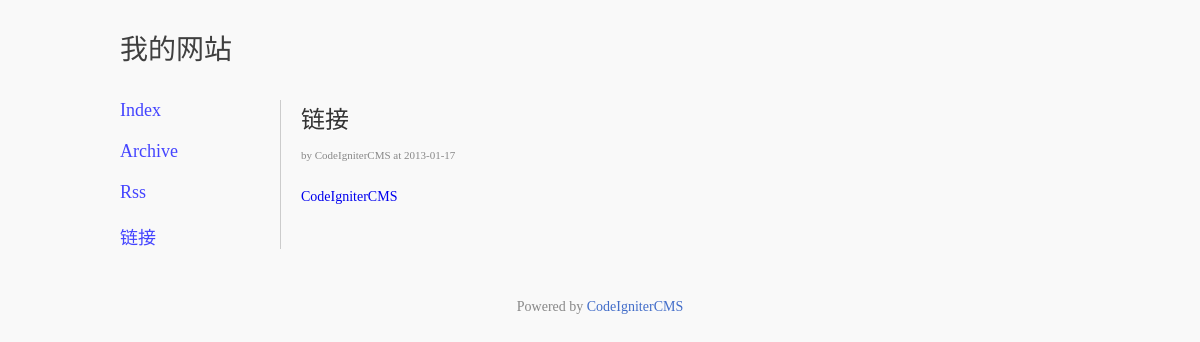
Page /index.php/main/detail/52 on the committed database.
### tables this page shows
CREATE TABLE `sc_option` (
  `t_name` varchar(50) NOT NULL,
  `t_value` varchar(255) NOT NULL
);

CREATE TABLE `sc_posts` (
  `id` int(11) NOT NULL auto_increment,
  `title` varchar(100) NOT NULL,
  `content` text NOT NULL,
  `pub_time` datetime NOT NULL,
  `enable_comment` int(1) NOT NULL,
  `status` varchar(20) NOT NULL,
  `post_or_page` varchar(10) NOT NULL,
  PRIMARY KEY  (`id`)
);

### application/controllers/Main.php (called while the page is built, shortened)
<?php if ( ! defined('BASEPATH')) exit('No direct script access allowed');
class Main extends CI_Controller {
	public function detail($id)
	{
		$id=intval($id);
		$query=$this->db->query("select * from sc_posts where id=?",array($id));
		$rows=$query->result();
		$data['keywords']="";
		for($i=0;$i<count($rows);$i++){
			$id=$rows[$i]->id;
			$query_tags=$this->db->query("select * from sc_tags where pid=?",array($id));
			$rows_tags=$query_tags->result();
			$rows[$i]->tags=$rows_tags;
		}
		$data['list']=$rows;
		$query=$this->db->query("select * from sc_option where t_name='site_description'");
		$result=$query->result();
		foreach($result as $item){
			if($item->t_name=="site_description"){
				$data['description']=$item->t_value;
			}
		}
		$data['keywords']=trim($data['keywords'],",");
		$query=$this->db->query("select * from sc_option where t_name='site_username'");
		$result=$query->result();
		$data['site_username']=$result[0]->t_value;
		$this->load->view("detail",$data);
	}
}

### index.php (called while the page is built, shortened)
<?php
require_once BASEPATH.'core/CodeIgniter.php';

### application/views/detail.php (the view, shortened to what this page needs)
<?php $this->load->view("index_header");?>
			<div class="left a22" style="width:770px;">
				<div>
					<?php for($i=0;$i<count($list);$i++):?>
					<div class="index_title textalignleft">
						<a href="<?=site_url()?>/main/detail/<?=$list[$i]->id?>"><?=$list[$i]->title?></a>
					</div>
					<div class="a23" style="padding-bottom:10px;">
						<div class="left a24">by <?=$site_username?> at <?php echo substr($list[$i]->pub_time,0,10);?></div>
					</div>
					<div class="textalignleft" style="font-size:14px;padding-bottom:30px;">
						<?=$list[$i]->content?>
					</div>
					<?php endfor;?>
				</div>
			</div>

### application/views/index_header.php (shortened to what this page needs)
<?php
$query=$this->db->query("select * from sc_option where t_name='site_name'");
$rows=$query->result();
$site_name=$rows[0]->t_value;
$query_page=$this->db->query("select * from sc_posts where status=1 and post_or_page='page'");
$query_page_rows=$query_page->result();
?>
<!DOCTYPE html>
<html lang="en">
<head>
	<link rel="stylesheet" type="text/css" href="http://127.0.0.1:8089/simplecms/css/style.css">
</head>
<body>
<div class="textaligncenter">
	<div class="a14" style="width:960px;">
		<div class="a20 textalignleft" style="font-size:28px;">
			<a href="<?=site_url()?>"><?=$site_name?></a>
		</div>
		<div>
			<div class="left textalignleft a21" >
				<div class="navbar"><a href="<?=site_url()?>"><?=$this->lang->line("index")?></a></div>
				<div class="navbar"><a href="<?=site_url()?>/main/archive"><?=$this->lang->line("archive")?></a></div>
				<div class="navbar"><a href="<?=site_url()?>/main/rss"><?=$this->lang->line("rss")?></a></div>
				<?php foreach($query_page_rows as $row):?>
				<div class="navbar"><a href="<?=site_url()?>/main/detail/<?=$row->id?>"><?=$row->title?></a></div>
				<?php endforeach;?>
			</div>

### css/style.css (style rules this page uses)
body { margin: 0; padding: 0; background: #F9F9F9; }
a { text-decoration: none; }
.a14 { width:900px;margin:auto auto; }
.a20 { height:100px;line-height:100px;font-size:24px; }
.a20 a { color:#3f3f3f; }
.a21 { width:150px;padding-right:10px; }
.a22 { border-left:1px solid #ccc;padding-left:20px; }
.a23 { padding-bottom:30px; }
.a24 { font-size:11px;color:#888;line-height:20px; }
.left { float:left; }
.textaligncenter { text-align:center; }
.textalignleft { text-align: left; }
.index_title { font-weight: normal; font-size: 24px; color: #333; text-shadow: 0 1px 0 white; margin: 0; padding: 0 0 10px 0; }
.index_title a { color: #333; }
.navbar a { color: #44F; font-size: 18px; display: block; padding-bottom: 20px; }

### rows in the picture
sc_option: t_value "我的网站"
sc_posts: title "链接", site_username "CodeIgniterCMS", pub_time "2013-01-17", content "CodeIgniterCMS"

### other values in the picture
$this->lang->line("index") "Index"
$this->lang->line("archive") "Archive"
$this->lang->line("rss") "Rss"
